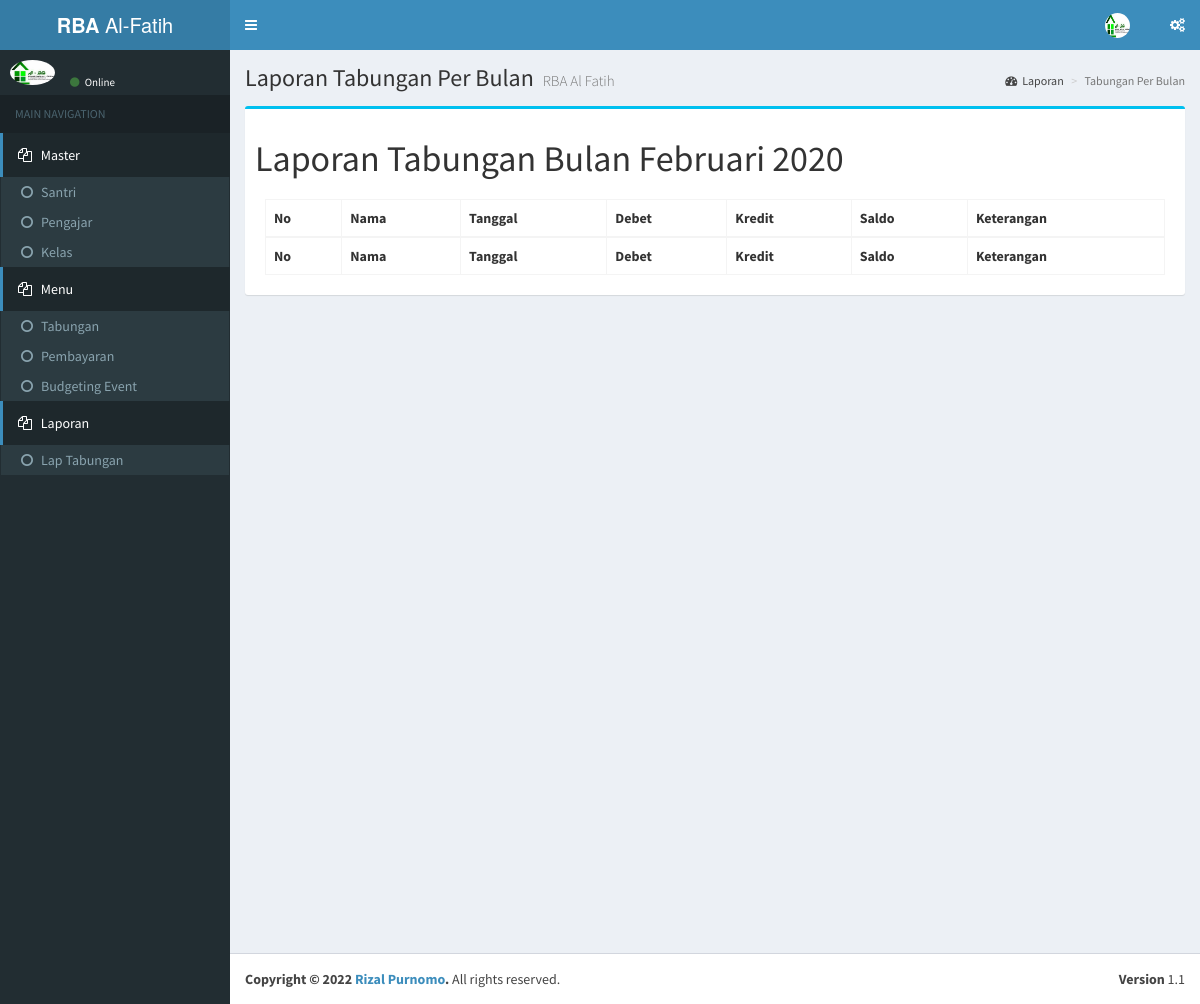
The app's page /tabungan/lapPerBulan/02, older data.
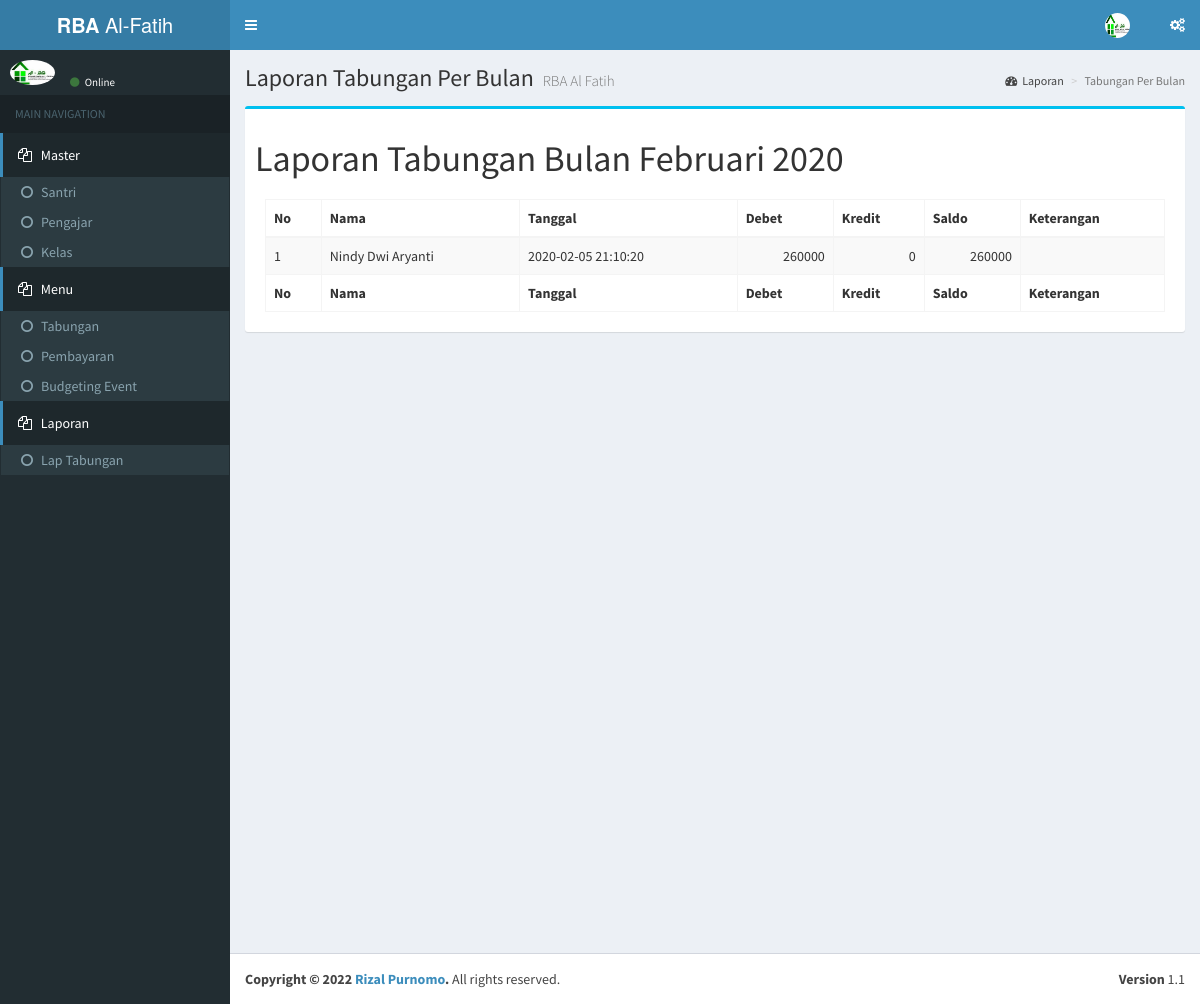
The same page, newer data.
### tables this page shows
CREATE TABLE `tbltabungan` (
  `id` int(11) NOT NULL AUTO_INCREMENT,
  `idTabungan` varchar(5) DEFAULT NULL,
  `idSantri` varchar(5) DEFAULT NULL,
  `idUser` varchar(5) DEFAULT NULL,
  `tanggal` datetime DEFAULT NULL,
  `debet` int(11) DEFAULT NULL,
  `kredit` int(11) DEFAULT NULL,
  `ket` varchar(50) DEFAULT NULL,
  PRIMARY KEY (`id`)
);

CREATE TABLE `tblsantri` (
  `id` int(11) NOT NULL AUTO_INCREMENT,
  `idSantri` varchar(5) DEFAULT NULL,
  `idKelas` varchar(5) DEFAULT NULL,
  `nama` varchar(50) DEFAULT NULL,
  `panggilan` varchar(20) DEFAULT NULL,
  `tmpLahir` varchar(20) DEFAULT NULL,
  `tglLahir` date DEFAULT NULL,
  `jnsKel` varchar(10) DEFAULT NULL,
  `tlp` varchar(25) DEFAULT NULL,
  `alamat` varchar(100) DEFAULT NULL,
  `namaAyah` varchar(50) DEFAULT NULL,
  `namaIbu` varchar(50) DEFAULT NULL,
  `email` varchar(50) DEFAULT NULL,
  PRIMARY KEY (`id`)
);

### application/controllers/Tabungan.php (called while the page is built, shortened)
<?php
class Tabungan extends CI_Controller {
	public function __construct(){
		$this->load->model(array('santri_model','kelas_model','tabungan_model'));
  }
  public function lapPerBulan($bln){
    $thn    = '2020';
    $bulan  = "";
    if($bln == '01'){
      $bulan = "Januari";
    }else if($bln == '02'){
      $bulan = "Februari";
    }else if($bln == '03'){
      $bulan = "Maret";
    }else if($bln == '04'){
      $bulan = "April";
    }else if($bln == '05'){
      $bulan = "Mei";
    }else if($bln == '06'){
      $bulan = "Juni";
    }else if($bln == '07'){
      $bulan = "Juli";
    }else if($bln == '08'){
      $bulan = "Agustus";
    }else if($bln == '09'){
      $bulan = "September";
    }else if($bln == '10'){
      $bulan = "Oktober";
    }else if($bln == '11'){
      $bulan = "November";
    }else if($bln == '12'){
      $bulan = "Desember";
    }
    $data['bln'] = array('bln'=>$bulan,'thn'=>$thn);
    $data['lapPerBulan'] = $this->tabungan_model->getLapPerBulan($bln,$thn);
    $this->load->view('tabungan/view_lap_per_bln',$data);
  }
}

### index.php (called while the page is built, shortened)
<?php
require_once BASEPATH.'core/CodeIgniter.php';

### application/models/Tabungan_model.php (called while the page is built, shortened)
<?php
class Tabungan_model extends CI_Model {
	public function getLapPerBulan($bln,$thn){
		$sql = "SELECT * FROM tbltabungan a
				INNER JOIN tblsantri b ON a.idsantri=b.idsantri
				WHERE MONTH(tanggal)='$bln' AND YEAR(tanggal)='$thn'";
		$qry = $this->db->query($sql)->result_array();
		return $qry;
	}
}

### application/views/tabungan/view_lap_per_bln.php (the view, shortened to what this page needs)
<div class="content-wrapper">
	<section class="content-header">
		<h1>
			Laporan Tabungan Per Bulan
			<small>RBA Al Fatih</small>
		</h1>
		<ol class="breadcrumb">
			<li><a href="<?php echo base_url('tabungan/laporan');?>"><i class="fa fa-dashboard"></i>Laporan</a></li>
			<li class="active">Tabungan Per Bulan</li>
		</ol>
	</section>
	<section class="content">
		<div class="row">
			<div class="col-sm-12">
				<div class="box box-info">
					<div class="box-body">
                    <h1>Laporan Tabungan Bulan <?php echo $bln['bln'] . " " . $bln['thn']; ?></h1>
				<div class="box-body table-responsive">
					<table id="example1" class="table table-bordered table-striped">
							<thead>
								<tr>
									<th>No</th>
									<th>Nama</th>
									<th>Tanggal</th>
									<th>Debet</th>
									<th>Kredit</th>
									<th>Saldo</th>
									<th>Keterangan</th>
								</tr>
							</thead>
							<tbody>
                                  <?php $saldo = 0; ?>
							<?php  if(!empty($lapPerBulan)){for($a=0; $a<count($lapPerBulan); $a++){?>
							<tr id="tabungan<?php echo $lapPerBulan[$a]['idSantri']; ?>">
								<td><?php echo $a+1; ?></td>
								<td><?php echo $lapPerBulan[$a]['nama']; ?></td>
								<td><?php echo $lapPerBulan[$a]['tanggal']; ?></td>
								<td align="right" class="uang"><?php echo $lapPerBulan[$a]['debet']; ?></td>
								<td align="right" class="uang"><?php echo $lapPerBulan[$a]['kredit']; ?></td>
                                      <?php $saldo = $saldo + $lapPerBulan[$a]['debet'] - $lapPerBulan[$a]['kredit']?>
								<td align="right" class="uang"><?php echo $saldo; ?></td>
								<td><?php echo $lapPerBulan[$a]['ket']; ?></td>
							</tr>
							<?php }} ?>
							</tbody>
							<tfoot>
								<tr>
                                          <th>No</th>
									<th>Nama</th>
									<th>Tanggal</th>
									<th>Debet</th>
									<th>Kredit</th>
									<th>Saldo</th>
									<th>Keterangan</th>
								</tr>
							</tfoot>
						</table>
				</div>
					</div>
				</div>
			</div>
		</div>
	</section>
</div>

Row changes from the older to the newer data that the page shows:
added tbltabungan: tblsantri.nama "Nindy Dwi Aryanti", tanggal "2020-02-05 21:10:20", debet "260000", kredit "0"
